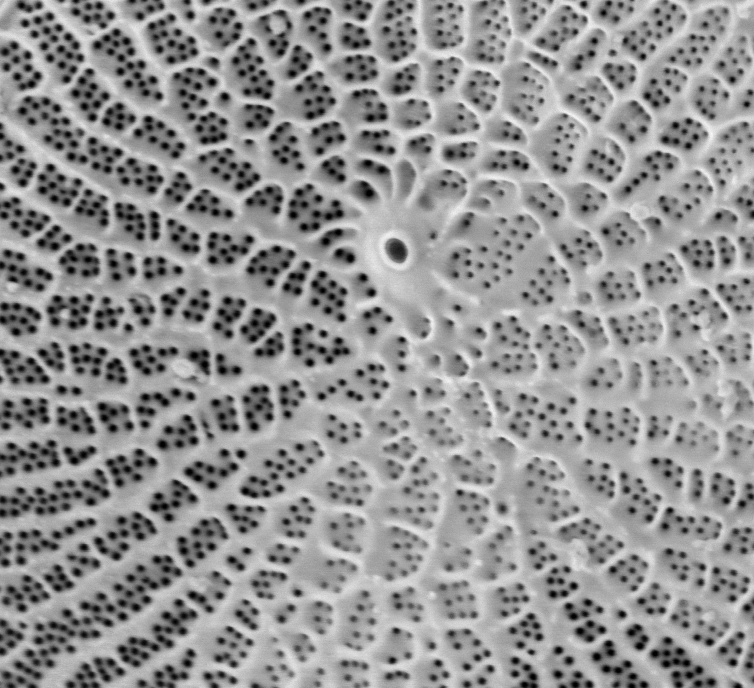
#> input picture work/CNMS/testing thresholds, blurs/cropped_Wild002.tif, 754 x 688 px, found by its file name
$ jupyter execute 'Wild002-adaptive w quantize.ipynb'
#> lines starting #> are read from the running program, lines starting #| are printed output that depends on the picture; after the words box and inside, x2 and y2 are one past the last pixel; in counts of white or black regions, pixels touching at a corner belong together
[cell 1]
#ADAPTIVE SKELETON WITH 3 COLORS SEEMS TO WORK BEST

import matplotlib.pyplot as plt
import cv2
img = cv2.imread('cropped_Wild002.tif')
#> img is the input picture: shape (688, 754, 3); min 0, max 245, mean 146.3
blur = cv2.blur(img,(15,15))
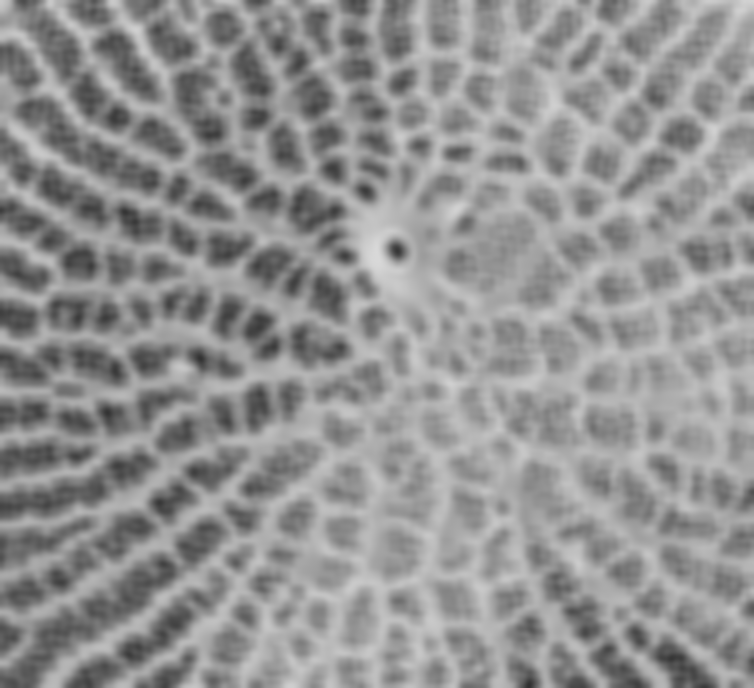
#> blur: shape (688, 754, 3); min 48, max 217, mean 146.3
from matplotlib.colors import LinearSegmentedColormap
cdict2 = {'red':   ((0.0, 0.0, 0.0),
                   (0.1, 1.0, 1.0),
                   (1.0, 1.0, 1.0)),

         'green': ((0.0, 0.0, 0.0),
                   (1.0, 0.0, 0.0)),

        'blue':  ((0.0, 0.0, 0.0),
                   (1.0, 0.0, 0.0))
        }
red2 = LinearSegmentedColormap('Red2', cdict2)
from skimage.filters import threshold_otsu
thotsu=threshold_otsu(blur)
#> thotsu = 138
otsublur = blur[:,:,0]> thotsu
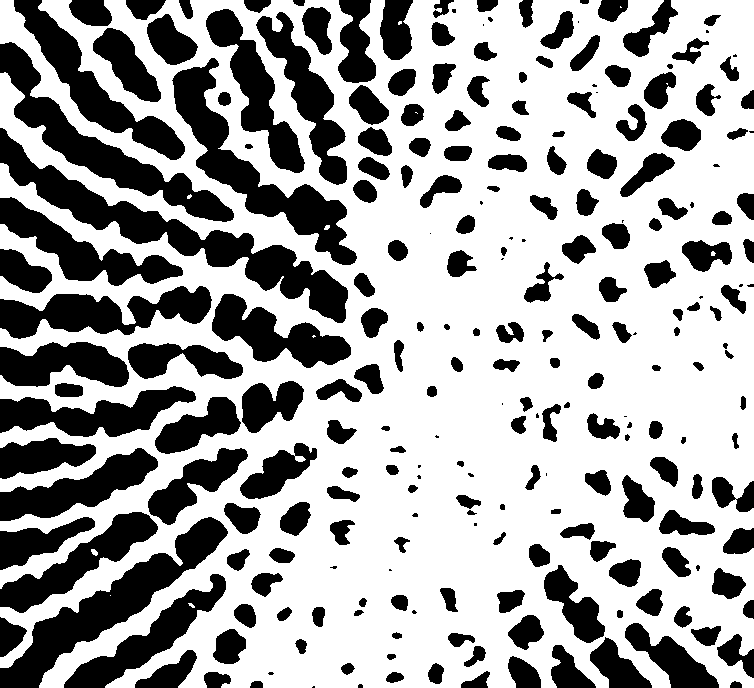
#> otsublur: shape (688, 754) bool; 64.7% white; 242 black regions (38 under 20 px), largest, box (x1, y1, x2, y2) and area: (0, 128, 348, 323) 11512, (0, 517, 228, 688) 9010, (172, 58, 357, 265) 8651

from skimage.morphology import skeletonize
otsuskeleton = skeletonize(otsublur)
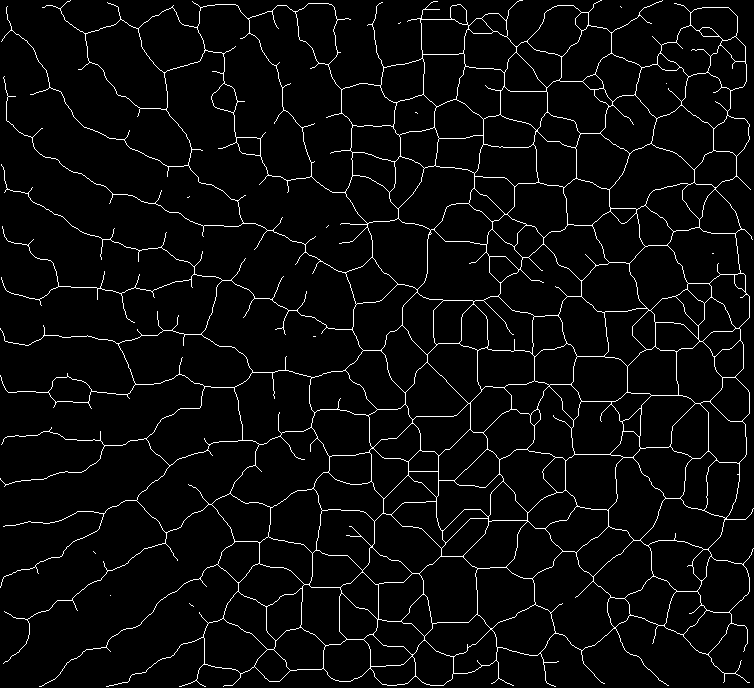
#> otsuskeleton: shape (688, 754) bool; 4% white in thin lines or dots
imgplot = plt.imshow(img, alpha=0.9)
ax = plt.subplot()
ax.imshow(otsuskeleton, cmap=red2, interpolation='sinc', alpha=.3)

[cell 2]
from PIL import Image
im=Image.open('cropped_Wild002.tif')
width, height=im.size
#> width = 754; height = 688

[cell 3]
import numpy as np
import cv2 as cv
from matplotlib import pyplot as plt
img = cv.imread('cropped_Wild002.tif',0)
#> img: shape (688, 754); min 0, max 245, mean 146.3
plt.hist(img.ravel(),256,[0,256])
plt.show()
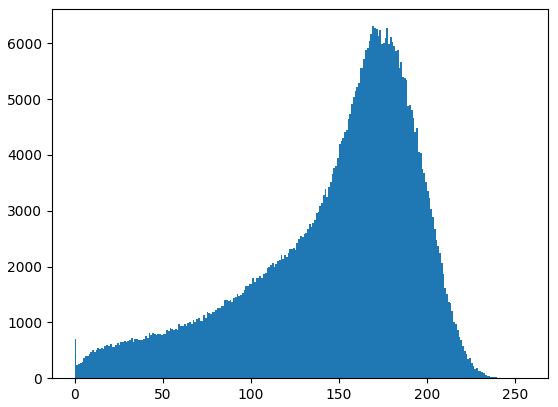
#> figure drawn by matplotlib, 1 panel; tallest bar 6304 high, from x = 169 to 170

np.mean(img)
#> Out = 146.3

[cell 4]
im.quantize(3,0)
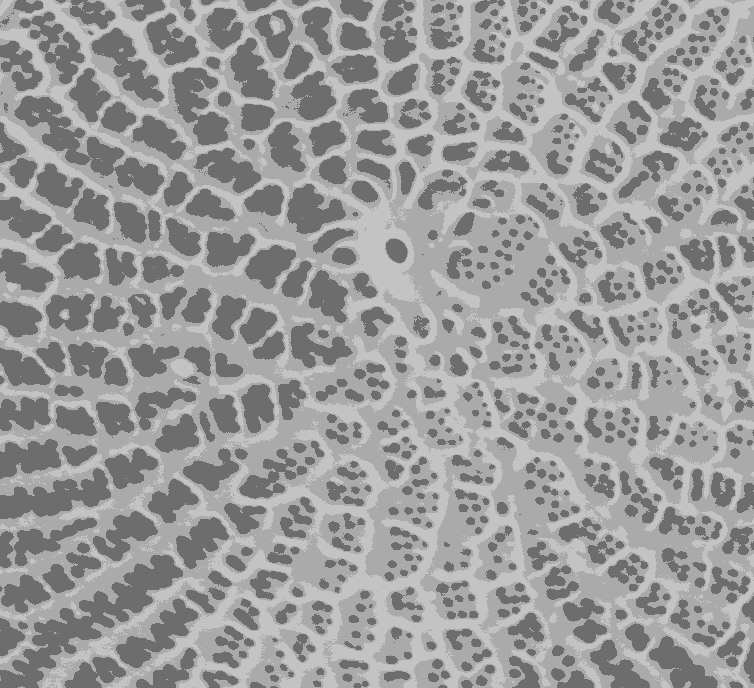
#> Out: PIL image 754x688 P; min 109, max 195, mean 154.8

[cell 5]
image=im.quantize(3,0)
image.save('simple_Wild002.tif')
print(image)
#| <PIL.Image.Image image mode=P size=754x688 at 0x7F2A17059410>
newimg = cv2.imread('simple_Wild002.tif')
plt.hist(newimg.ravel(),256,[0,255]); plt.show()
#> after `plt.hist(newimg.ravel(), 256, [0, 255])`:
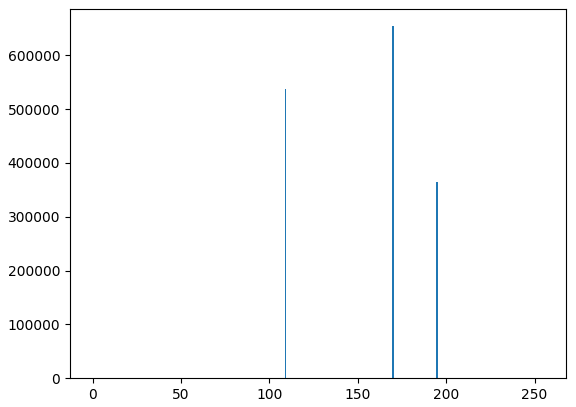
#> figure drawn by matplotlib, 1 panel; tallest bar 654144 high, from x = 169.3 to 170.3
print(newimg)
#> (printed output is left out)
newnewimg=newimg[:,:,0]

[cell 6]
maximum= np.amax(newimg)
#> maximum = 195
minimum=np.amin(newimg)
#> minimum = 109

newimg[np.where(newimg == [maximum])] = [255]
newimg[np.where(newimg == [minimum])] = [0]
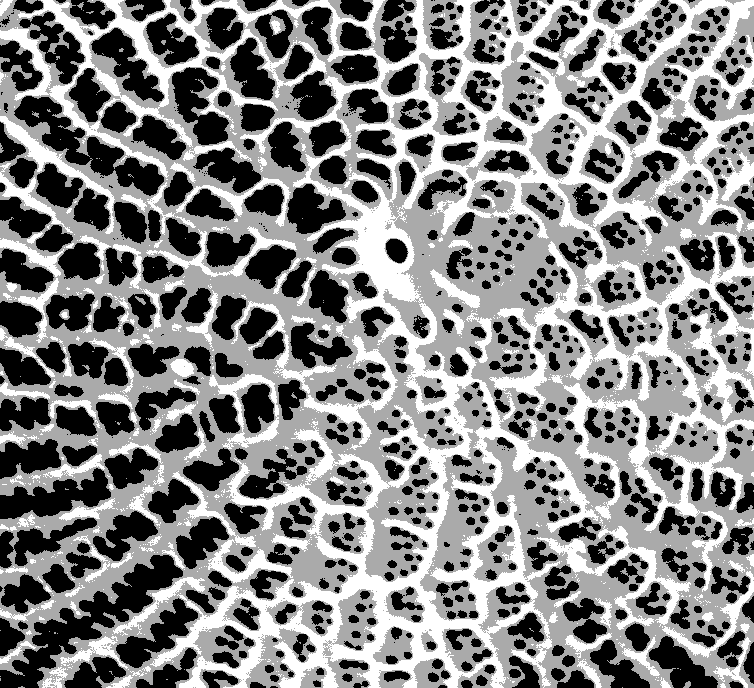
#> newimg: shape (688, 754, 3); min 0, max 255, mean 131.3
plt.imshow(newimg, cmap='gray')

[cell 7]
ablur = cv2.blur(newnewimg,(20, 20))
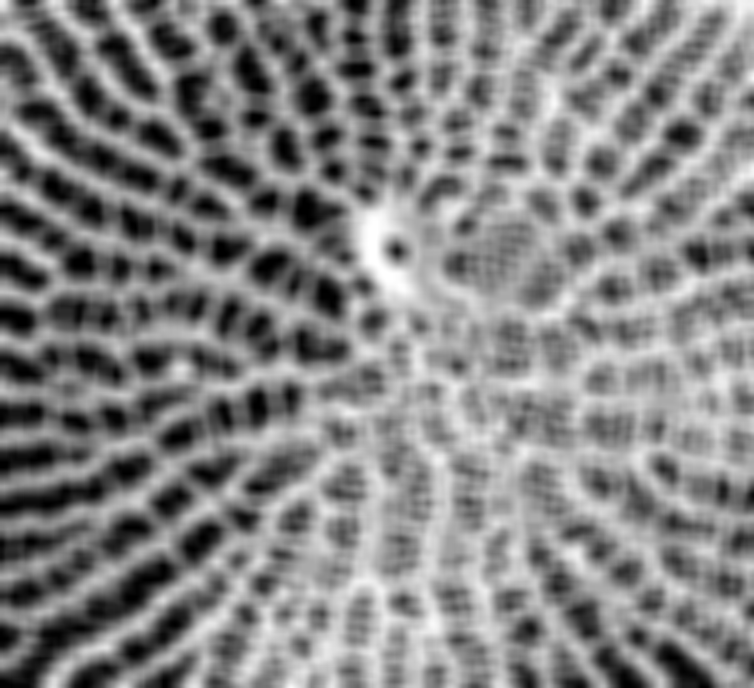
#> ablur: shape (688, 754); min 0, max 255, mean 131.2
a_mthres = cv2.adaptiveThreshold(ablur,1,cv2.ADAPTIVE_THRESH_MEAN_C,\
            cv2.THRESH_BINARY,33,4)
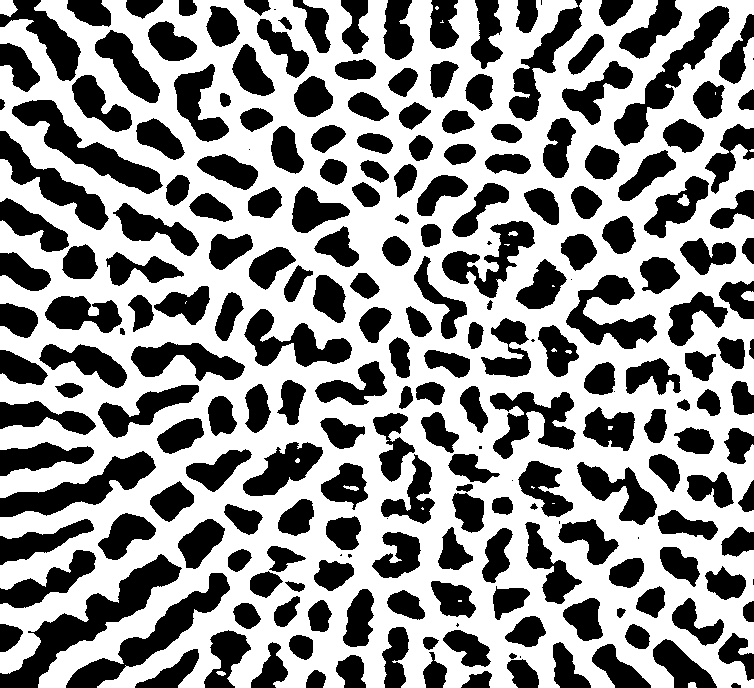
#> a_mthres: shape (688, 754); values 0 (black) and 1 (white), 57.5% white; 232 black regions (18 under 20 px), largest, box (x1, y1, x2, y2) and area: (0, 554, 182, 688) 5664, (66, 573, 230, 688) 4110, (12, 100, 163, 194) 3934

#with 32,32 and 61 it's clean but gets rid of side pathways

[cell 8]
#ADAPTIVE SKELETON
from skimage.morphology import skeletonize
adaptiveskeleton = skeletonize(a_mthres)
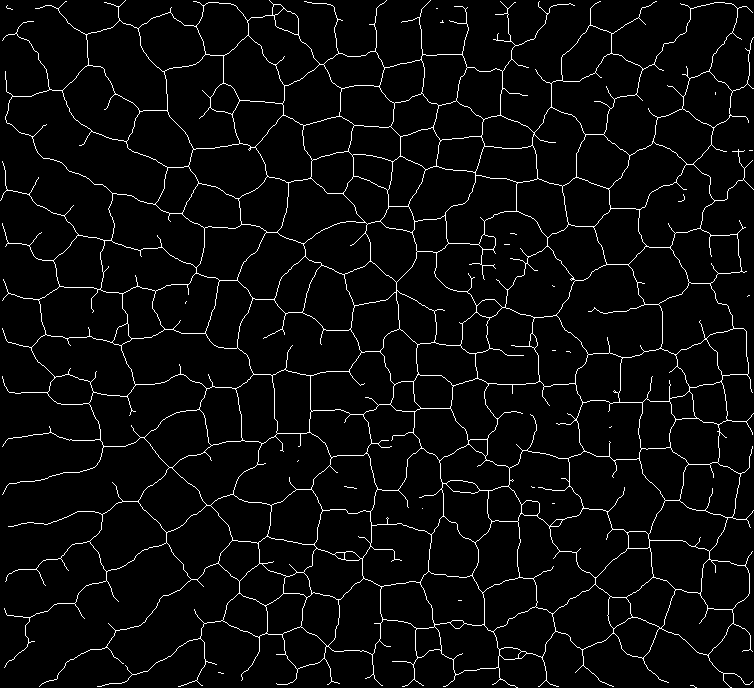
#> adaptiveskeleton: shape (688, 754) bool; 4% white in thin lines or dots
ax = plt.subplot()
ax.imshow(adaptiveskeleton, cmap=red2, interpolation='sinc')

[cell 9]
from skimage.morphology import remove_small_objects
cleanskel=remove_small_objects(adaptiveskeleton, min_size=70, connectivity=3)
#> cleanskel: shape (688, 754) bool; 4% white in thin lines or dots
plot = plt.subplot()
plot.imshow(cleanskel, interpolation='sinc')

[cell 10]
import matplotlib.image as mpimg
img2=mpimg.imread('cropped_Wild002.tif')
imgplot2 = plt.imshow(img2, alpha= .9)

ax2 = plt.subplot()
ax2.imshow(cleanskel, cmap=red2, interpolation='sinc', alpha=0.3)
plt.show()

$ run again, with work/CNMS/testing thresholds, blurs/cropped_Wild004.tif copied over work/CNMS/testing thresholds, blurs/cropped_Wild002.tif
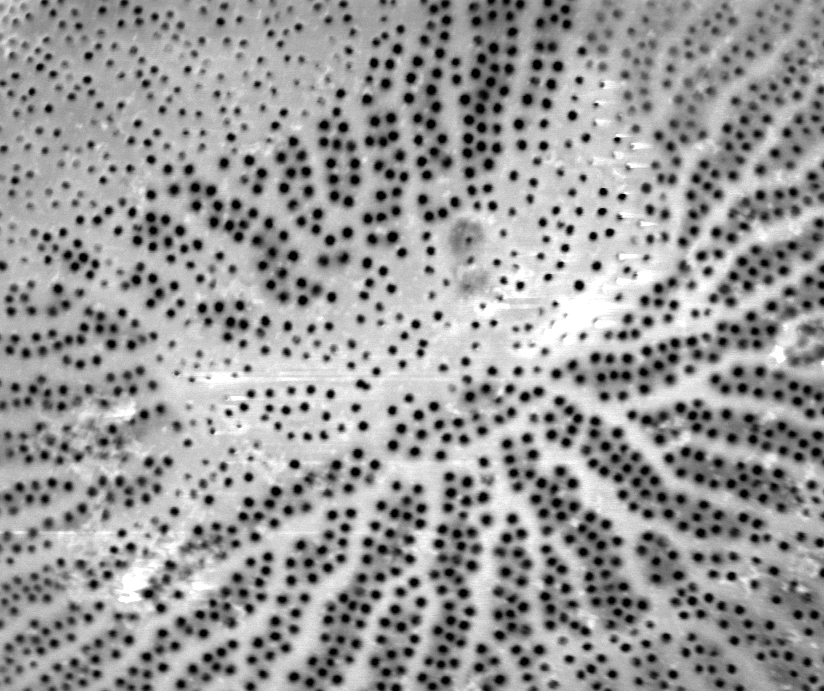
#> input picture work/CNMS/testing thresholds, blurs/cropped_Wild004.tif, 824 x 691 px, found by its file name
#> img is the input picture: shape (691, 824, 3); min 0, max 255, mean 153.9
#> thotsu = 153
#> `otsublur = blur[:,:,0]> thotsu`:
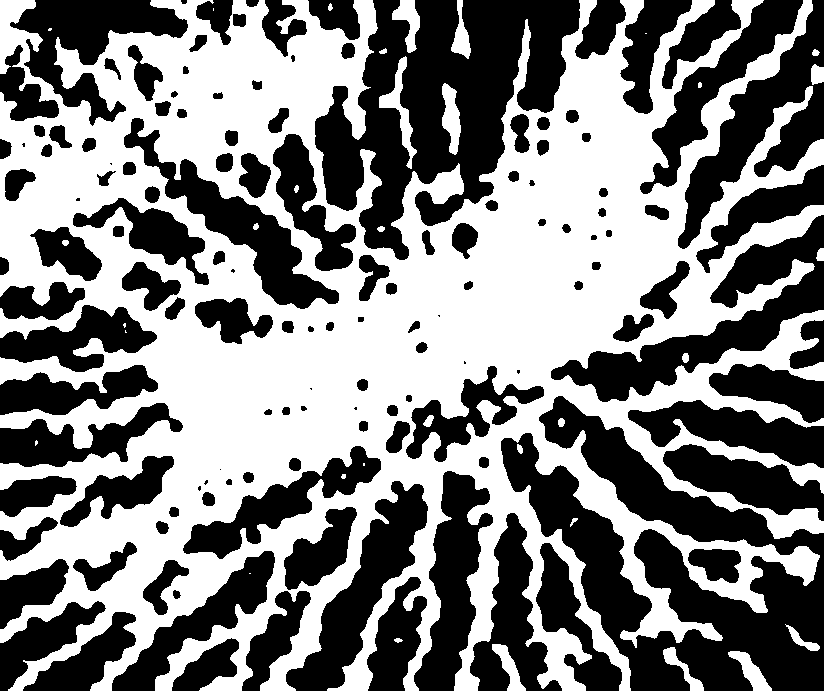
#> otsublur: shape (691, 824) bool; 51% white; 137 black regions (12 under 20 px), largest, box (x1, y1, x2, y2) and area: (501, 396, 824, 691) 39754, (315, 0, 580, 260) 34688, (551, 215, 824, 402) 13486
#> otsuskeleton: shape (691, 824) bool; 3.2% white in thin lines or dots
#> img: shape (691, 824)
#> `np.mean(img)`: Out = 153.9
#| <PIL.Image.Image image mode=P size=824x691 at 0x7F2A1704F2D0>
#> (printed output is left out)
#> maximum = 213
#> minimum = 110
#> a_mthres: shape (691, 824); values 0 (black) and 1 (white), 53.8% white; 195 black regions (39 under 20 px), largest, box (x1, y1, x2, y2) and area: (383, 362, 545, 691) 13149, (417, 0, 542, 282) 9535, (538, 397, 771, 548) 8079
#> adaptiveskeleton: shape (691, 824) bool; 3.9% white in thin lines or dots
#> `cleanskel=remove_small_objects(adaptiveskeleton, min_size=70, connecti..`:
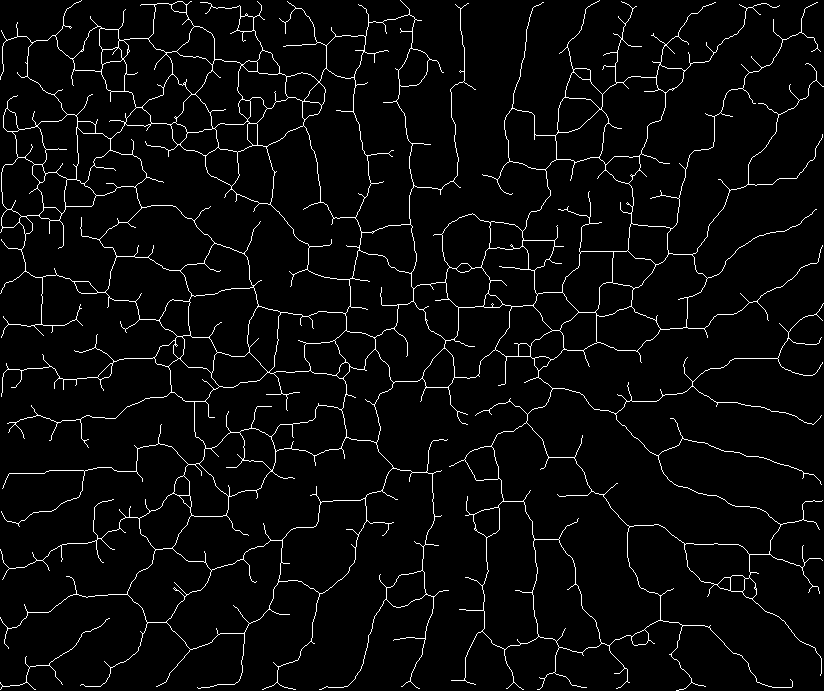
#> cleanskel: shape (691, 824) bool; 3.8% white in thin lines or dots

$ run again, with work/CNMS/testing thresholds, blurs/cropped_Wild006.tif copied over work/CNMS/testing thresholds, blurs/cropped_Wild002.tif
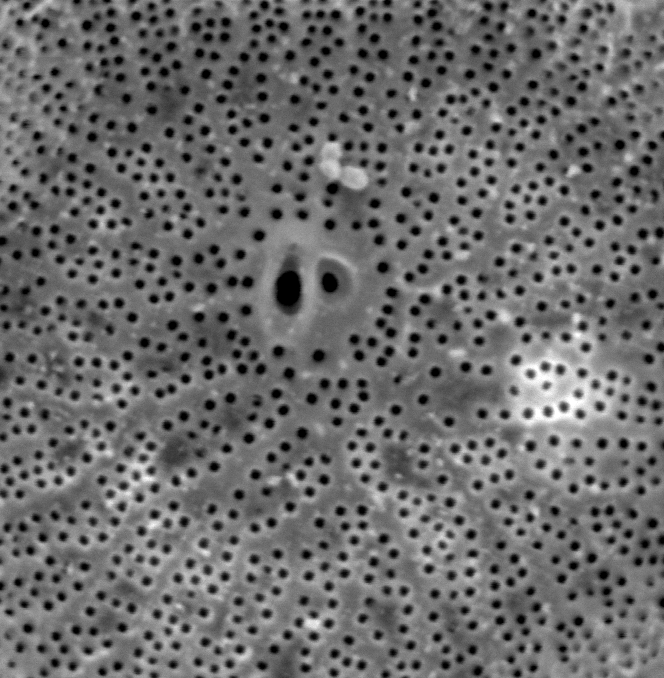
#> input picture work/CNMS/testing thresholds, blurs/cropped_Wild006.tif, 664 x 678 px, found by its file name
#> img is the input picture: shape (678, 664, 3); min 0, max 255, mean 107.4
#> thotsu = 108
#> otsublur: shape (678, 664) bool; 46.6% white; 94 white regions (24 under 20 px), largest, box (x1, y1, x2, y2) and area: (0, 0, 664, 678) 188234, (0, 0, 94, 205) 8846, (543, 0, 592, 68) 1560
#> otsuskeleton: shape (678, 664) bool; 3.5% white in thin lines or dots
#> img: shape (678, 664)
#> `np.mean(img)`: Out = 107.4
#| <PIL.Image.Image image mode=P size=664x678 at 0x7F2A193497D0>
#> (printed output is left out)
#> maximum = 149
#> minimum = 79
#> a_mthres: shape (678, 664); values 0 (black) and 1 (white), 57.4% white; 244 black regions (60 under 20 px), largest, box (x1, y1, x2, y2) and area: (320, 0, 455, 250) 10868, (19, 383, 292, 539) 10315, (153, 482, 377, 678) 7735
#> adaptiveskeleton: shape (678, 664) bool; 5% white in thin lines or dots
#> `cleanskel=remove_small_objects(adaptiveskeleton, min_size=70, connecti..`:
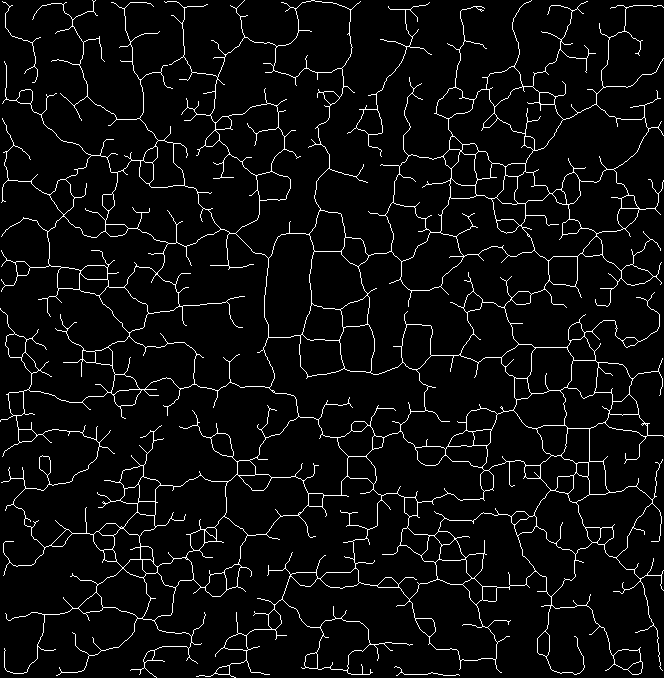
#> cleanskel: shape (678, 664) bool; 4.9% white in thin lines or dots
